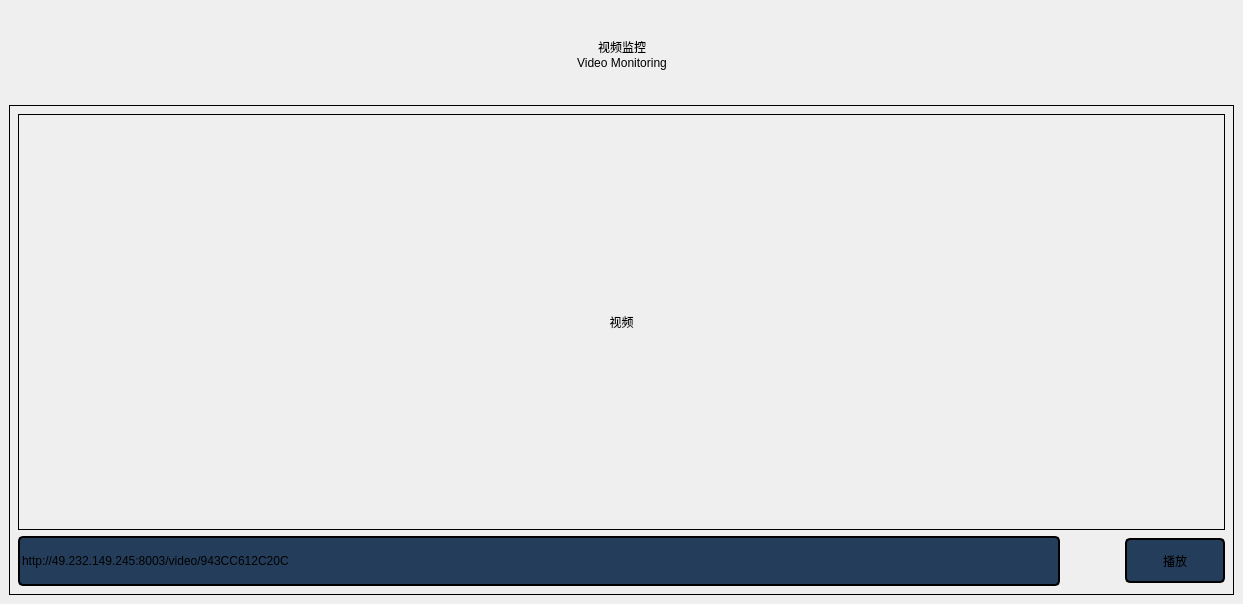
         <widget class="QWidget" name="RecordQueryPage">
          <property name="styleSheet">
           <string notr="true">#RecordQueryPage
{
background-color: rgb(14, 26, 50);
}</string>
          </property>
          <layout class="QVBoxLayout" name="verticalLayout_4">
           <property name="spacing">
            <number>0</number>
           </property>
           <property name="leftMargin">
            <number>0</number>
           </property>
           <property name="topMargin">
            <number>0</number>
           </property>
           <property name="rightMargin">
            <number>0</number>
           </property>
           <property name="bottomMargin">
            <number>0</number>
           </property>
           <item>
            <widget class="QWidget" name="RecordQueryWidget" native="true">
             <layout class="QVBoxLayout" name="verticalLayout_3">
              <item>
               <widget class="QWidget" name="TopWidget2" native="true">
                <property name="minimumSize">
                 <size>
                  <width>0</width>
                  <height>90</height>
                 </size>
                </property>
                <property name="maximumSize">
                 <size>
                  <width>16777215</width>
                  <height>90</height>
                 </size>
                </property>
                <layout class="QHBoxLayout" name="horizontalLayout_5">
                 <property name="spacing">
                  <number>5</number>
                 </property>
                 <property name="leftMargin">
                  <number>0</number>
                 </property>
                 <property name="topMargin">
                  <number>0</number>
                 </property>
                 <property name="rightMargin">
                  <number>0</number>
                 </property>
                 <property name="bottomMargin">
                  <number>0</number>
                 </property>
                 <item>
                  <spacer name="horizontalSpacer_5">
                   <property name="orientation">
                    <enum>Qt::Horizontal</enum>
                   </property>
                   <property name="sizeHint" stdset="0">
                    <size>
                     <width>463</width>
                     <height>20</height>
                    </size>
                   </property>
                  </spacer>
                 </item>
                 <item>
                  <widget class="QLabel" name="RecordQueryLabel">
                   <property name="minimumSize">
                    <size>
                     <width>300</width>
                     <height>90</height>
                    </size>
                   </property>
                   <property name="maximumSize">
                    <size>
                     <width>16777215</width>
                     <height>90</height>
                    </size>
                   </property>
                   <property name="text">
                    <string>视频监控
Video Monitoring</string>
                   </property>
                   <property name="alignment">
                    <set>Qt::AlignCenter</set>
                   </property>
                  </widget>
                 </item>
                 <item>
                  <spacer name="horizontalSpacer_6">
                   <property name="orientation">
                    <enum>Qt::Horizontal</enum>
                   </property>
                   <property name="sizeHint" stdset="0">
                    <size>
                     <width>462</width>
                     <height>20</height>
                    </size>
                   </property>
                  </spacer>
                 </item>
                </layout>
               </widget>
              </item>
              <item>
               <widget class="QWidget" name="widget_5" native="true">
                <property name="minimumSize">
                 <size>
                  <width>520</width>
                  <height>490</height>
                 </size>
                </property>
                <property name="styleSheet">
                 <string notr="true">border:1px solid;</string>
                </property>
                <layout class="QVBoxLayout" name="verticalLayout_8">
                 <item>
                  <widget class="QLabel" name="Video_show">
                   <property name="styleSheet">
                    <string notr="true">font: 72pt &quot;楷体&quot;;</string>
                   </property>
                   <property name="text">
                    <string>视频</string>
                   </property>
                   <property name="alignment">
                    <set>Qt::AlignCenter</set>
                   </property>
                  </widget>
                 </item>
                 <item>
                  <widget class="QWidget" name="video_widget" native="true">
                   <property name="maximumSize">
                    <size>
                     <width>16777215</width>
                     <height>50</height>
                    </size>
                   </property>
                   <property name="styleSheet">
                    <string notr="true">#video_widget
{
border:0px solid;
border-radius:8px;

}
*{
font: 11pt &quot;楷体&quot;;
}</string>
                   </property>
                   <layout class="QHBoxLayout" name="horizontalLayout_8">
                    <property name="spacing">
                     <number>5</number>
                    </property>
                    <property name="leftMargin">
                     <number>0</number>
                    </property>
                    <property name="topMargin">
                     <number>0</number>
                    </property>
                    <property name="rightMargin">
                     <number>0</number>
                    </property>
                    <property name="bottomMargin">
                     <number>0</number>
                    </property>
                    <item>
                     <widget class="QLineEdit" name="video_url">
                      <property name="minimumSize">
                       <size>
                        <width>800</width>
                        <height>50</height>
                       </size>
                      </property>
                      <property name="maximumSize">
                       <size>
                        <width>9999</width>
                        <height>16777215</height>
                       </size>
                      </property>
                      <property name="styleSheet">
                       <string notr="true">QLineEdit{
background:transparent;
	background-color: rgb(36, 61, 91);
border:2px solid;
border-radius:5px;
}
QLineEdit:hover
{
background:transparent;
border-color:#363437;
border:2px solid;
background-color: rgb(202, 221, 245);
border-radius:5px;
}</string>
                      </property>
                      <property name="text">
                       <string>http://49.232.149.245:8003/video/943CC612C20C</string>
                      </property>
                     </widget>
                    </item>
                    <item>
                     <spacer name="horizontalSpacer_12">
                      <property name="orientation">
                       <enum>Qt::Horizontal</enum>
                      </property>
                      <property name="sizeType">
                       <enum>QSizePolicy::Fixed</enum>
                      </property>
                      <property name="sizeHint" stdset="0">
                       <size>
                        <width>60</width>
                        <height>20</height>
                       </size>
                      </property>
                     </spacer>
                    </item>
                    <item>
                     <widget class="QPushButton" name="btn_video_start">
                      <property name="minimumSize">
                       <size>
                        <width>100</width>
                        <height>45</height>
                       </size>
                      </property>
                      <property name="styleSheet">
                       <string notr="true">QPushButton
{
border:2px solid;
background-color: rgb(36, 61, 91);

border-radius:5px;
}
QPushButton:hover
{
border:1px solid;
background-color: rgb(202, 221, 245);
border-radius:5px;
}</string>
                      </property>
                      <property name="text">
                       <string>播放</string>
                      </property>
                     </widget>
                    </item>
                   </layout>
                  </widget>
                 </item>
                </layout>
               </widget>
              </item>
             </layout>
            </widget>
           </item>
          </layout>
         </widget>
